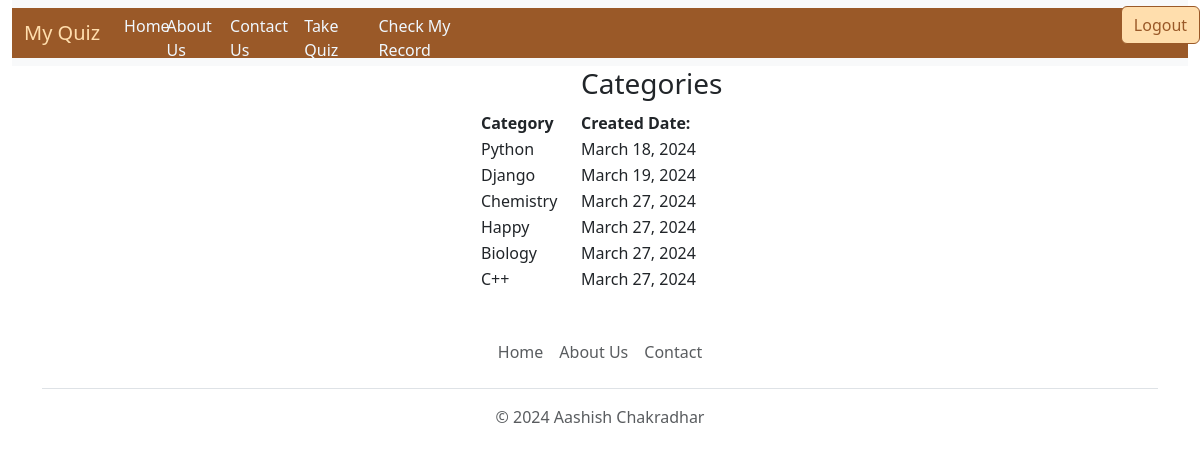
The page /view-category on the database as committed earlier.
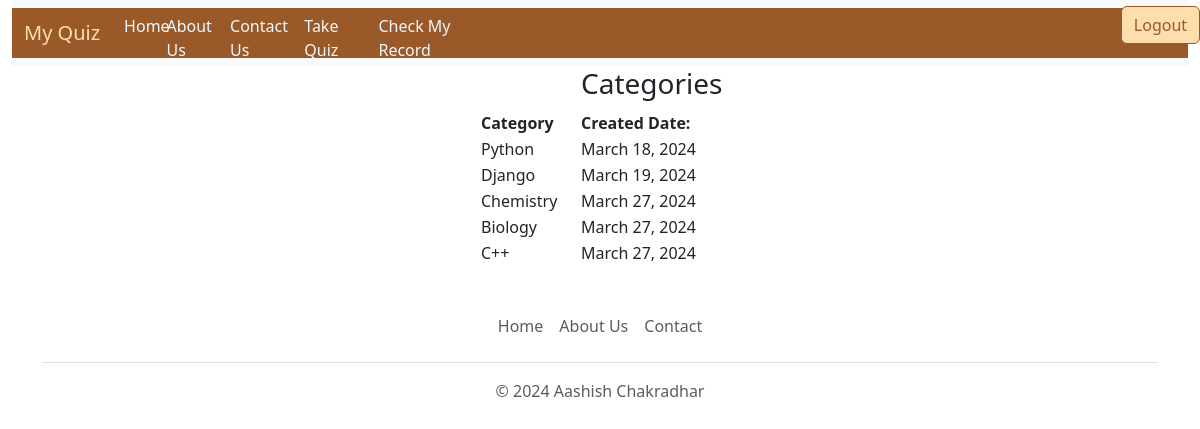
The same page on the database as committed later.
### quiz/models.py (models this page shows)
class BaseModel(models.Model):
    uid=models.UUIDField(primary_key=True,default=uuid.uuid4,editable=False)
    created_at=models.DateField(auto_now_add=True)
    updated_at=models.DateField(auto_now=True)
    class Meta:
        abstract=True

class Category(BaseModel):
    category_name = models.CharField(max_length=15, default='Uncatogarized')
    def __str__(self):
        return self.category_name

### quiz/views.py (the view)
# urls.py: path('view-category',views.view_category,name='view_category'),
def view_category(request):
    try:
        all_category = Category.objects.all()
        context = {'categories': all_category}
        return render(request, 'view_category.html', context)
    except Exception as e:
        messages.error(request,str(e))
        return render(request,"index.html")

### templates/view_category.html (shortened to what this page needs)
{% extends "base.html" %}
{% block body %}
    <div style="width:30%; text-align: left; margin-left:40%;">
        <table>
            <tr>
                <th></th>
                <th>
                    <h3>Categories</h3>
                </th>
            </tr>
            <tr>
                <th style="width:100px">
                    Category
                </th>
                <th style="width:200px">
                    Created Date:
                </th>
            </tr>
            {% for category in categories %}
                <tr>
                    <td>
                        {{category}}
                    </td>
                    <td>
                        {{category.created_at}}
                    </td>
                </tr>
            {% endfor %}
        </table>
    </div>
{% endblock body %}

Rows that differ between the two databases and show on the page:
removed Category: category_name "Happy", created_at "March 27, 2024"
